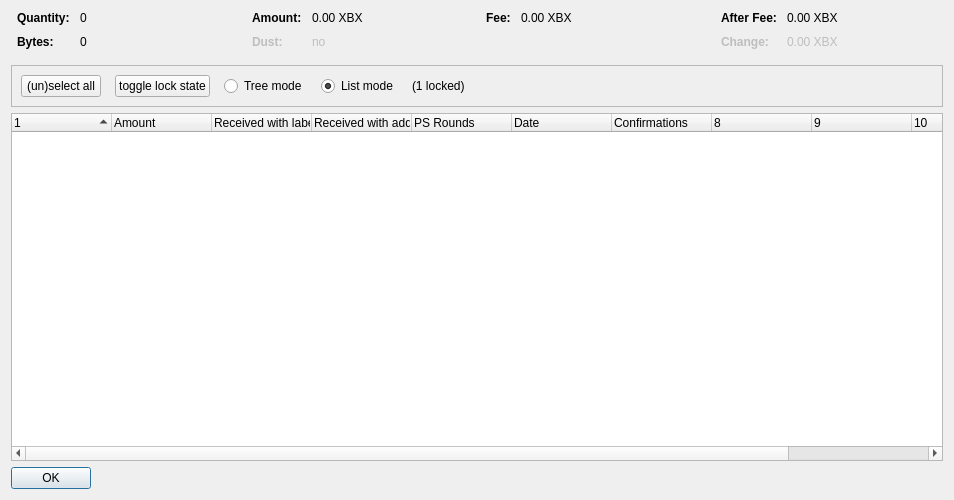
<?xml version="1.0" encoding="UTF-8"?>
<ui version="4.0">
 <class>CoinControlDialog</class>
 <widget class="QDialog" name="CoinControlDialog">
  <property name="geometry">
   <rect>
    <x>0</x>
    <y>0</y>
    <width>954</width>
    <height>500</height>
   </rect>
  </property>
  <property name="windowTitle">
   <string>Coin Selection</string>
  </property>
  <layout class="QVBoxLayout" name="verticalLayout">
   <item>
    <layout class="QHBoxLayout" name="horizontalLayoutTop" stretch="0,0,0,0">
     <property name="topMargin">
      <number>0</number>
     </property>
     <property name="bottomMargin">
      <number>10</number>
     </property>
     <item>
      <layout class="QFormLayout" name="formLayoutCoinControl1">
       <property name="horizontalSpacing">
        <number>10</number>
       </property>
       <property name="verticalSpacing">
        <number>10</number>
       </property>
       <property name="leftMargin">
        <number>6</number>
       </property>
       <property name="rightMargin">
        <number>6</number>
       </property>
       <item row="0" column="0">
        <widget class="QLabel" name="labelCoinControlQuantityText">
         <property name="font">
          <font>
           <weight>75</weight>
           <bold>true</bold>
          </font>
         </property>
         <property name="text">
          <string>Quantity:</string>
         </property>
        </widget>
       </item>
       <item row="0" column="1">
        <widget class="QLabel" name="labelCoinControlQuantity">
         <property name="cursor">
          <cursorShape>IBeamCursor</cursorShape>
         </property>
         <property name="contextMenuPolicy">
          <enum>Qt::ActionsContextMenu</enum>
         </property>
         <property name="text">
          <string notr="true">0</string>
         </property>
         <property name="textInteractionFlags">
          <set>Qt::LinksAccessibleByMouse|Qt::TextSelectableByKeyboard|Qt::TextSelectableByMouse</set>
         </property>
        </widget>
       </item>
       <item row="1" column="0">
        <widget class="QLabel" name="labelCoinControlBytesText">
         <property name="font">
          <font>
           <weight>75</weight>
           <bold>true</bold>
          </font>
         </property>
         <property name="text">
          <string>Bytes:</string>
         </property>
        </widget>
       </item>
       <item row="1" column="1">
        <widget class="QLabel" name="labelCoinControlBytes">
         <property name="cursor">
          <cursorShape>IBeamCursor</cursorShape>
         </property>
         <property name="contextMenuPolicy">
          <enum>Qt::ActionsContextMenu</enum>
         </property>
         <property name="text">
          <string notr="true">0</string>
         </property>
         <property name="textInteractionFlags">
          <set>Qt::LinksAccessibleByMouse|Qt::TextSelectableByKeyboard|Qt::TextSelectableByMouse</set>
         </property>
        </widget>
       </item>
      </layout>
     </item>
     <item>
      <layout class="QFormLayout" name="formLayoutCoinControl2">
       <property name="horizontalSpacing">
        <number>10</number>
       </property>
       <property name="verticalSpacing">
        <number>10</number>
       </property>
       <property name="leftMargin">
        <number>6</number>
       </property>
       <property name="rightMargin">
        <number>6</number>
       </property>
       <item row="0" column="0">
        <widget class="QLabel" name="labelCoinControlAmountText">
         <property name="font">
          <font>
           <weight>75</weight>
           <bold>true</bold>
          </font>
         </property>
         <property name="text">
          <string>Amount:</string>
         </property>
        </widget>
       </item>
       <item row="0" column="1">
        <widget class="QLabel" name="labelCoinControlAmount">
         <property name="cursor">
          <cursorShape>IBeamCursor</cursorShape>
         </property>
         <property name="contextMenuPolicy">
          <enum>Qt::ActionsContextMenu</enum>
         </property>
         <property name="text">
          <string notr="true">0.00 XBX</string>
         </property>
         <property name="textInteractionFlags">
          <set>Qt::LinksAccessibleByMouse|Qt::TextSelectableByKeyboard|Qt::TextSelectableByMouse</set>
         </property>
        </widget>
       </item>
       <item row="1" column="0">
        <widget class="QLabel" name="labelCoinControlLowOutputText">
         <property name="enabled">
          <bool>false</bool>
         </property>
         <property name="font">
          <font>
           <weight>75</weight>
           <bold>true</bold>
          </font>
         </property>
         <property name="text">
          <string>Dust:</string>
         </property>
        </widget>
       </item>
       <item row="1" column="1">
        <widget class="QLabel" name="labelCoinControlLowOutput">
         <property name="enabled">
          <bool>false</bool>
         </property>
         <property name="cursor">
          <cursorShape>IBeamCursor</cursorShape>
         </property>
         <property name="contextMenuPolicy">
          <enum>Qt::ActionsContextMenu</enum>
         </property>
         <property name="text">
          <string notr="true">no</string>
         </property>
         <property name="textInteractionFlags">
          <set>Qt::LinksAccessibleByMouse|Qt::TextSelectableByKeyboard|Qt::TextSelectableByMouse</set>
         </property>
        </widget>
       </item>
      </layout>
     </item>
     <item>
      <layout class="QFormLayout" name="formLayoutCoinControl3">
       <property name="horizontalSpacing">
        <number>10</number>
       </property>
       <property name="verticalSpacing">
        <number>10</number>
       </property>
       <property name="leftMargin">
        <number>6</number>
       </property>
       <property name="rightMargin">
        <number>6</number>
       </property>
       <item row="0" column="0">
        <widget class="QLabel" name="labelCoinControlFeeText">
         <property name="font">
          <font>
           <weight>75</weight>
           <bold>true</bold>
          </font>
         </property>
         <property name="text">
          <string>Fee:</string>
         </property>
        </widget>
       </item>
       <item row="0" column="1">
        <widget class="QLabel" name="labelCoinControlFee">
         <property name="cursor">
          <cursorShape>IBeamCursor</cursorShape>
         </property>
         <property name="contextMenuPolicy">
          <enum>Qt::ActionsContextMenu</enum>
         </property>
         <property name="text">
          <string notr="true">0.00 XBX</string>
         </property>
         <property name="textInteractionFlags">
          <set>Qt::LinksAccessibleByMouse|Qt::TextSelectableByKeyboard|Qt::TextSelectableByMouse</set>
         </property>
        </widget>
       </item>
      </layout>
     </item>
     <item>
      <layout class="QFormLayout" name="formLayoutCoinControl4">
       <property name="horizontalSpacing">
        <number>10</number>
       </property>
       <property name="verticalSpacing">
        <number>10</number>
       </property>
       <property name="leftMargin">
        <number>6</number>
       </property>
       <property name="rightMargin">
        <number>6</number>
       </property>
       <item row="0" column="0">
        <widget class="QLabel" name="labelCoinControlAfterFeeText">
         <property name="font">
          <font>
           <weight>75</weight>
           <bold>true</bold>
          </font>
         </property>
         <property name="text">
          <string>After Fee:</string>
         </property>
        </widget>
       </item>
       <item row="0" column="1">
        <widget class="QLabel" name="labelCoinControlAfterFee">
         <property name="cursor">
          <cursorShape>IBeamCursor</cursorShape>
         </property>
         <property name="contextMenuPolicy">
          <enum>Qt::ActionsContextMenu</enum>
         </property>
         <property name="text">
          <string notr="true">0.00 XBX</string>
         </property>
         <property name="textInteractionFlags">
          <set>Qt::LinksAccessibleByMouse|Qt::TextSelectableByKeyboard|Qt::TextSelectableByMouse</set>
         </property>
        </widget>
       </item>
       <item row="1" column="0">
        <widget class="QLabel" name="labelCoinControlChangeText">
         <property name="enabled">
          <bool>false</bool>
         </property>
         <property name="font">
          <font>
           <weight>75</weight>
           <bold>true</bold>
          </font>
         </property>
         <property name="text">
          <string>Change:</string>
         </property>
        </widget>
       </item>
       <item row="1" column="1">
        <widget class="QLabel" name="labelCoinControlChange">
         <property name="enabled">
          <bool>false</bool>
         </property>
         <property name="cursor">
          <cursorShape>IBeamCursor</cursorShape>
         </property>
         <property name="contextMenuPolicy">
          <enum>Qt::ActionsContextMenu</enum>
         </property>
         <property name="text">
          <string notr="true">0.00 XBX</string>
         </property>
         <property name="textInteractionFlags">
          <set>Qt::LinksAccessibleByMouse|Qt::TextSelectableByKeyboard|Qt::TextSelectableByMouse</set>
         </property>
        </widget>
       </item>
      </layout>
     </item>
    </layout>
   </item>
   <item>
    <widget class="QFrame" name="frame">
     <property name="minimumSize">
      <size>
       <width>0</width>
       <height>40</height>
      </size>
     </property>
     <property name="frameShape">
      <enum>QFrame::StyledPanel</enum>
     </property>
     <property name="frameShadow">
      <enum>QFrame::Sunken</enum>
     </property>
     <layout class="QHBoxLayout" name="horizontalLayout">
      <item>
       <layout class="QHBoxLayout" name="horizontalLayoutPanel" stretch="0,0,0,0,0,0">
        <property name="spacing">
         <number>14</number>
        </property>
        <item>
         <widget class="QPushButton" name="pushButtonSelectAll">
          <property name="sizePolicy">
           <sizepolicy hsizetype="Maximum" vsizetype="Fixed">
            <horstretch>0</horstretch>
            <verstretch>0</verstretch>
           </sizepolicy>
          </property>
          <property name="text">
           <string>(un)select all</string>
          </property>
          <property name="autoDefault">
           <bool>false</bool>
          </property>
         </widget>
        </item>
        <item>
         <widget class="QPushButton" name="pushButtonToggleLock">
          <property name="sizePolicy">
           <sizepolicy hsizetype="Maximum" vsizetype="Fixed">
            <horstretch>0</horstretch>
            <verstretch>0</verstretch>
           </sizepolicy>
          </property>
          <property name="text">
           <string>toggle lock state</string>
          </property>
          <property name="autoDefault">
           <bool>false</bool>
          </property>
         </widget>
        </item>
        <item>
         <widget class="QRadioButton" name="radioTreeMode">
          <property name="sizePolicy">
           <sizepolicy hsizetype="Maximum" vsizetype="Fixed">
            <horstretch>0</horstretch>
            <verstretch>0</verstretch>
           </sizepolicy>
          </property>
          <property name="text">
           <string>Tree mode</string>
          </property>
         </widget>
        </item>
        <item>
         <widget class="QRadioButton" name="radioListMode">
          <property name="sizePolicy">
           <sizepolicy hsizetype="Maximum" vsizetype="Fixed">
            <horstretch>0</horstretch>
            <verstretch>0</verstretch>
           </sizepolicy>
          </property>
          <property name="text">
           <string>List mode</string>
          </property>
          <property name="checked">
           <bool>true</bool>
          </property>
         </widget>
        </item>
        <item>
         <widget class="QLabel" name="labelLocked">
          <property name="text">
           <string>(1 locked)</string>
          </property>
         </widget>
        </item>
        <item>
         <spacer name="horizontalSpacer">
          <property name="orientation">
           <enum>Qt::Horizontal</enum>
          </property>
          <property name="sizeHint" stdset="0">
           <size>
            <width>40</width>
            <height>20</height>
           </size>
          </property>
         </spacer>
        </item>
       </layout>
      </item>
     </layout>
    </widget>
   </item>
   <item>
    <widget class="CoinControlTreeWidget" name="treeWidget">
     <property name="contextMenuPolicy">
      <enum>Qt::CustomContextMenu</enum>
     </property>
     <property name="sortingEnabled">
      <bool>false</bool>
     </property>
     <property name="columnCount">
      <number>11</number>
     </property>
     <attribute name="headerShowSortIndicator" stdset="0">
      <bool>true</bool>
     </attribute>
     <attribute name="headerStretchLastSection">
      <bool>false</bool>
     </attribute>
     <column>
      <property name="text">
       <string/>
      </property>
     </column>
     <column>
      <property name="text">
       <string>Amount</string>
      </property>
     </column>
     <column>
      <property name="text">
       <string>Received with label</string>
      </property>
     </column>
     <column>
      <property name="text">
       <string>Received with address</string>
      </property>
     </column>
     <column>
      <property name="text">
       <string>PS Rounds</string>
      </property>
     </column>
     <column>
      <property name="text">
       <string>Date</string>
      </property>
     </column>
     <column>
      <property name="text">
       <string>Confirmations</string>
      </property>
      <property name="toolTip">
       <string>Confirmed</string>
      </property>
     </column>
     <column>
      <property name="text">
       <string/>
      </property>
     </column>
     <column>
      <property name="text">
       <string/>
      </property>
     </column>
     <column>
      <property name="text">
       <string/>
      </property>
     </column>
     <column>
      <property name="text">
       <string/>
      </property>
     </column>
    </widget>
   </item>
   <item>
    <widget class="QDialogButtonBox" name="buttonBox">
     <property name="sizePolicy">
      <sizepolicy hsizetype="Maximum" vsizetype="Fixed">
       <horstretch>0</horstretch>
       <verstretch>0</verstretch>
      </sizepolicy>
     </property>
     <property name="orientation">
      <enum>Qt::Horizontal</enum>
     </property>
     <property name="standardButtons">
      <set>QDialogButtonBox::Ok</set>
     </property>
    </widget>
   </item>
  </layout>
 </widget>
 <customwidgets>
  <customwidget>
   <class>CoinControlTreeWidget</class>
   <extends>QTreeWidget</extends>
   <header>coincontroltreewidget.h</header>
  </customwidget>
 </customwidgets>
 <resources/>
 <connections/>
</ui>
